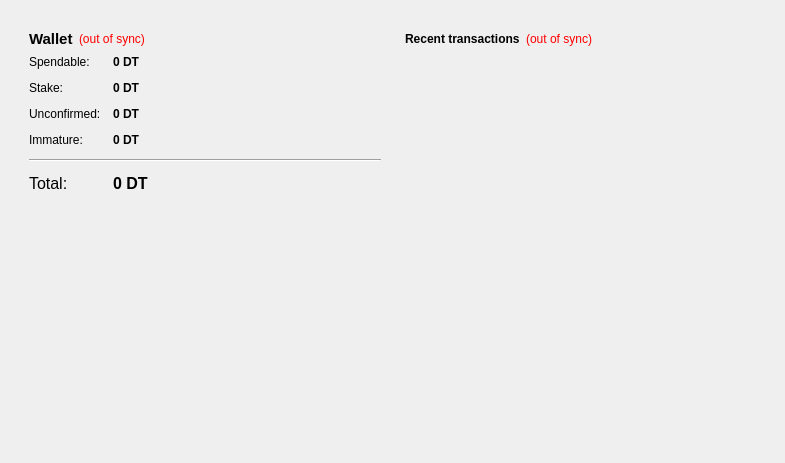
<?xml version="1.0" encoding="UTF-8"?>
<ui version="4.0">
 <class>OverviewPage</class>
 <widget class="QWidget" name="OverviewPage">
  <property name="geometry">
   <rect>
    <x>0</x>
    <y>0</y>
    <width>785</width>
    <height>463</height>
   </rect>
  </property>
  <property name="windowTitle">
   <string>Form</string>
  </property>
  <layout class="QHBoxLayout" name="horizontalLayout" stretch="0">
   <item>
    <widget class="QFrame" name="frameMain">
     <property name="frameShape">
      <enum>QFrame::NoFrame</enum>
     </property>
     <layout class="QHBoxLayout" name="horizontalLayout_3">
      <item>
       <layout class="QVBoxLayout" name="verticalLayout_2">
        <item>
         <widget class="QFrame" name="frame">
          <property name="font">
           <font>
            <kerning>true</kerning>
           </font>
          </property>
          <property name="frameShape">
           <enum>QFrame::NoFrame</enum>
          </property>
          <property name="frameShadow">
           <enum>QFrame::Plain</enum>
          </property>
          <property name="lineWidth">
           <number>0</number>
          </property>
          <layout class="QVBoxLayout" name="verticalLayout_4">
           <item>
            <layout class="QHBoxLayout" name="horizontalLayout_4">
             <item>
              <widget class="QLabel" name="label_5">
               <property name="font">
                <font>
                 <pointsize>11</pointsize>
                 <weight>75</weight>
                 <bold>true</bold>
                </font>
               </property>
               <property name="text">
                <string>Wallet</string>
               </property>
              </widget>
             </item>
             <item>
              <widget class="QLabel" name="labelWalletStatus">
               <property name="toolTip">
                <string>The displayed information may be out of date. Your wallet automatically synchronizes with the darktoken network after a connection is established, but this process has not completed yet.</string>
               </property>
               <property name="styleSheet">
                <string notr="true">QLabel { color: red; }</string>
               </property>
               <property name="text">
                <string notr="true">(out of sync)</string>
               </property>
               <property name="alignment">
                <set>Qt::AlignLeading|Qt::AlignLeft|Qt::AlignVCenter</set>
               </property>
              </widget>
             </item>
             <item>
              <spacer name="horizontalSpacer_2">
               <property name="orientation">
                <enum>Qt::Horizontal</enum>
               </property>
               <property name="sizeHint" stdset="0">
                <size>
                 <width>40</width>
                 <height>20</height>
                </size>
               </property>
              </spacer>
             </item>
            </layout>
           </item>
           <item>
            <layout class="QFormLayout" name="formLayout_2">
             <property name="fieldGrowthPolicy">
              <enum>QFormLayout::AllNonFixedFieldsGrow</enum>
             </property>
             <property name="horizontalSpacing">
              <number>12</number>
             </property>
             <property name="verticalSpacing">
              <number>12</number>
             </property>
             <item row="0" column="0">
              <widget class="QLabel" name="label">
               <property name="text">
                <string>Spendable:</string>
               </property>
              </widget>
             </item>
             <item row="0" column="1">
              <widget class="QLabel" name="labelBalance">
               <property name="font">
                <font>
                 <weight>75</weight>
                 <bold>true</bold>
                </font>
               </property>
               <property name="cursor">
                <cursorShape>IBeamCursor</cursorShape>
               </property>
               <property name="toolTip">
                <string>Your current spendable balance</string>
               </property>
               <property name="text">
                <string notr="true">0 DT</string>
               </property>
               <property name="textInteractionFlags">
                <set>Qt::LinksAccessibleByMouse|Qt::TextSelectableByKeyboard|Qt::TextSelectableByMouse</set>
               </property>
              </widget>
             </item>
             <item row="1" column="0">
              <widget class="QLabel" name="label_6">
               <property name="text">
                <string>Stake:</string>
               </property>
              </widget>
             </item>
             <item row="1" column="1">
              <widget class="QLabel" name="labelStake">
               <property name="font">
                <font>
                 <weight>75</weight>
                 <bold>true</bold>
                </font>
               </property>
               <property name="cursor">
                <cursorShape>IBeamCursor</cursorShape>
               </property>
               <property name="toolTip">
                <string>Total of coins that was staked, and do not yet count toward the current balance</string>
               </property>
               <property name="text">
                <string notr="true">0 DT</string>
               </property>
               <property name="textInteractionFlags">
                <set>Qt::LinksAccessibleByMouse|Qt::TextSelectableByKeyboard|Qt::TextSelectableByMouse</set>
               </property>
              </widget>
             </item>
             <item row="2" column="0">
              <widget class="QLabel" name="label_3">
               <property name="text">
                <string>Unconfirmed:</string>
               </property>
              </widget>
             </item>
             <item row="2" column="1">
              <widget class="QLabel" name="labelUnconfirmed">
               <property name="font">
                <font>
                 <weight>75</weight>
                 <bold>true</bold>
                </font>
               </property>
               <property name="cursor">
                <cursorShape>IBeamCursor</cursorShape>
               </property>
               <property name="toolTip">
                <string>Total of transactions that have yet to be confirmed, and do not yet count toward the current balance</string>
               </property>
               <property name="text">
                <string notr="true">0 DT</string>
               </property>
               <property name="textInteractionFlags">
                <set>Qt::LinksAccessibleByMouse|Qt::TextSelectableByKeyboard|Qt::TextSelectableByMouse</set>
               </property>
              </widget>
             </item>
             <item row="3" column="0">
              <widget class="QLabel" name="labelImmatureText">
               <property name="text">
                <string>Immature:</string>
               </property>
              </widget>
             </item>
             <item row="3" column="1">
              <widget class="QLabel" name="labelImmature">
               <property name="font">
                <font>
                 <weight>75</weight>
                 <bold>true</bold>
                </font>
               </property>
               <property name="toolTip">
                <string>Mined balance that has not yet matured</string>
               </property>
               <property name="text">
                <string notr="true">0 DT</string>
               </property>
               <property name="textInteractionFlags">
                <set>Qt::LinksAccessibleByMouse|Qt::TextSelectableByKeyboard|Qt::TextSelectableByMouse</set>
               </property>
              </widget>
             </item>
             <item row="4" column="0" colspan="2">
              <widget class="Line" name="line">
               <property name="orientation">
                <enum>Qt::Horizontal</enum>
               </property>
              </widget>
             </item>
             <item row="5" column="0">
              <widget class="QLabel" name="labelTotalText">
               <property name="font">
                <font>
                 <pointsize>12</pointsize>
                </font>
               </property>
               <property name="text">
                <string>Total:</string>
               </property>
              </widget>
             </item>
             <item row="5" column="1">
              <widget class="QLabel" name="labelTotal">
               <property name="font">
                <font>
                 <pointsize>12</pointsize>
                 <weight>75</weight>
                 <bold>true</bold>
                </font>
               </property>
               <property name="cursor">
                <cursorShape>IBeamCursor</cursorShape>
               </property>
               <property name="toolTip">
                <string>Your current total balance</string>
               </property>
               <property name="text">
                <string notr="true">0 DT</string>
               </property>
               <property name="textInteractionFlags">
                <set>Qt::LinksAccessibleByMouse|Qt::TextSelectableByKeyboard|Qt::TextSelectableByMouse</set>
               </property>
              </widget>
             </item>
            </layout>
           </item>
          </layout>
         </widget>
        </item>
        <item>
         <spacer name="verticalSpacer">
          <property name="orientation">
           <enum>Qt::Vertical</enum>
          </property>
          <property name="sizeHint" stdset="0">
           <size>
            <width>20</width>
            <height>40</height>
           </size>
          </property>
         </spacer>
        </item>
        <item>
         <widget class="QLabel" name="label_2">
          <property name="text">
           <string/>
          </property>
          <property name="pixmap">
           <pixmap>:/images/wallet</pixmap>
          </property>
         </widget>
        </item>
       </layout>
      </item>
      <item>
       <layout class="QVBoxLayout" name="verticalLayout_3">
        <item>
         <widget class="QFrame" name="frame_2">
          <property name="frameShape">
           <enum>QFrame::NoFrame</enum>
          </property>
          <property name="frameShadow">
           <enum>QFrame::Plain</enum>
          </property>
          <property name="lineWidth">
           <number>0</number>
          </property>
          <layout class="QVBoxLayout" name="verticalLayout">
           <item>
            <layout class="QHBoxLayout" name="horizontalLayout_2">
             <item>
              <widget class="QLabel" name="label_4">
               <property name="text">
                <string>&lt;b&gt;Recent transactions&lt;/b&gt;</string>
               </property>
              </widget>
             </item>
             <item>
              <widget class="QLabel" name="labelTransactionsStatus">
               <property name="toolTip">
                <string>The displayed information may be out of date. Your wallet automatically synchronizes with the darktoken network after a connection is established, but this process has not completed yet.</string>
               </property>
               <property name="styleSheet">
                <string notr="true">QLabel { color: red; }</string>
               </property>
               <property name="text">
                <string notr="true">(out of sync)</string>
               </property>
               <property name="alignment">
                <set>Qt::AlignRight|Qt::AlignTrailing|Qt::AlignVCenter</set>
               </property>
              </widget>
             </item>
             <item>
              <spacer name="horizontalSpacer">
               <property name="orientation">
                <enum>Qt::Horizontal</enum>
               </property>
               <property name="sizeHint" stdset="0">
                <size>
                 <width>40</width>
                 <height>20</height>
                </size>
               </property>
              </spacer>
             </item>
            </layout>
           </item>
           <item>
            <widget class="QListView" name="listTransactions">
             <property name="styleSheet">
              <string notr="true">QListView { background: transparent; }</string>
             </property>
             <property name="frameShape">
              <enum>QFrame::NoFrame</enum>
             </property>
             <property name="verticalScrollBarPolicy">
              <enum>Qt::ScrollBarAlwaysOff</enum>
             </property>
             <property name="horizontalScrollBarPolicy">
              <enum>Qt::ScrollBarAlwaysOff</enum>
             </property>
             <property name="selectionMode">
              <enum>QAbstractItemView::NoSelection</enum>
             </property>
            </widget>
           </item>
          </layout>
         </widget>
        </item>
       </layout>
      </item>
     </layout>
    </widget>
   </item>
  </layout>
 </widget>
 <resources/>
 <connections/>
</ui>
